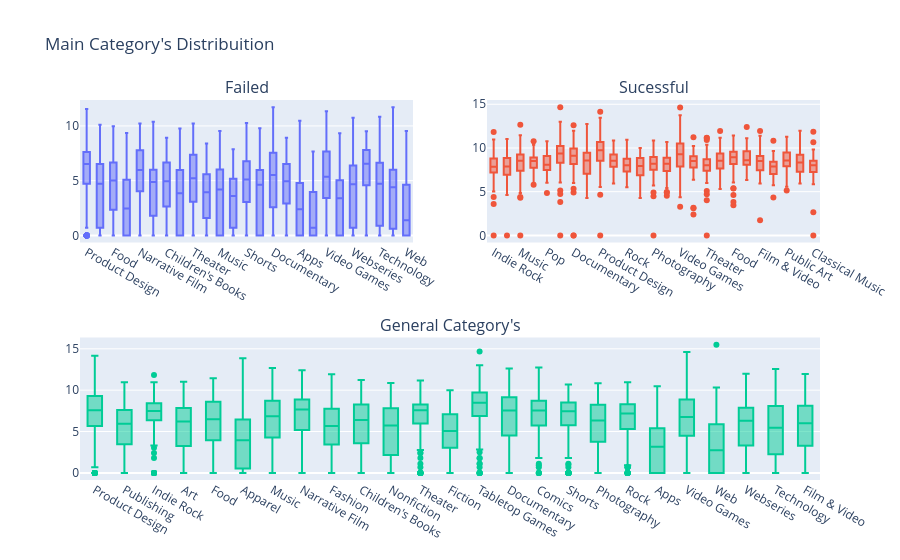

The notebook cell this image was saved under:
### Code cell
#First plot
trace0 = go.Box(
    x=df_kick[(df_kick.category.isin(categorys_failed.index.values)) & 
              (df_kick["state"] == "failed")]['category'],
    y=df_kick[(df_kick.category.isin(categorys_failed.index.values)) & 
              (df_kick["state"] == "failed")]['pledged_log'].head(100000),
    name="Failed Category's", showlegend=False
)

#Second plot
trace1 = go.Box(
    x=df_kick[(df_kick.category.isin(categorys_sucessful.index.values)) & 
              (df_kick["state"] == "successful")]['category'],
    y=df_kick[(df_kick.category.isin(categorys_sucessful.index.values)) & 
              (df_kick["state"] == "successful")]['pledged_log'].head(100000),
    name="Sucessful Category's", showlegend=False
)

#Third plot
trace2 = go.Box(
    x=df_kick[(df_kick.category.isin(categorys_general.index.values))]['category'],
    y=df_kick[(df_kick.category.isin(categorys_general.index.values))]['pledged_log'].head(100000),
    name="All Category's Distribuition", showlegend=False
)

#Creating the grid
fig = tls.make_subplots(rows=2, cols=2, specs=[[{}, {}], [{'colspan': 2}, None]],
                          subplot_titles=('Failed','Sucessful', "General Category's", ))

#setting the figs
fig.append_trace(trace0, 1, 1)
fig.append_trace(trace1, 1, 2)
fig.append_trace(trace2, 2, 1)

fig['layout'].update(showlegend=True, title="Main Category's Distribuition")
iplot(fig)

### Figure 1 — Plotly figure (JSON) as saved in the notebook; plotly's stock layout.template omitted (floating-point values rounded to 4 significant figures; data arrays with more than 128 entries replaced by an {"elided": "..."} marker saying what was removed)
{"data": [{"name": "Failed Category's", "showlegend": false, "type": "box", "x": {"elided": "3199 str values"}, "xaxis": "x", "y": {"elided": "3199 float values"}, "yaxis": "y"}, {"name": "Sucessful Category's", "showlegend": false, "type": "box", "x": {"elided": "2345 str values"}, "xaxis": "x2", "y": {"elided": "2345 float values"}, "yaxis": "y2"}, {"name": "All Category's Distribuition", "showlegend": false, "type": "box", "x": {"elided": "5354 str values"}, "xaxis": "x3", "y": {"elided": "5354 float values"}, "yaxis": "y3"}], "layout": {"annotations": [{"font": {"size": 16}, "showarrow": false, "text": "Failed", "x": 0.225, "xanchor": "center", "xref": "paper", "y": 1, "yanchor": "bottom", "yref": "paper"}, {"font": {"size": 16}, "showarrow": false, "text": "Sucessful", "x": 0.775, "xanchor": "center", "xref": "paper", "y": 1, "yanchor": "bottom", "yref": "paper"}, {"font": {"size": 16}, "showarrow": false, "text": "General Category's", "x": 0.5, "xanchor": "center", "xref": "paper", "y": 0.375, "yanchor": "bottom", "yref": "paper"}], "showlegend": true, "title": {"text": "Main Category's Distribuition"}, "xaxis": {"anchor": "y", "domain": [0, 0.45]}, "xaxis2": {"anchor": "y2", "domain": [0.55, 1]}, "xaxis3": {"anchor": "y3", "domain": [0, 1]}, "yaxis": {"anchor": "x", "domain": [0.625, 1]}, "yaxis2": {"anchor": "x2", "domain": [0.625, 1]}, "yaxis3": {"anchor": "x3", "domain": [0, 0.375]}}}
